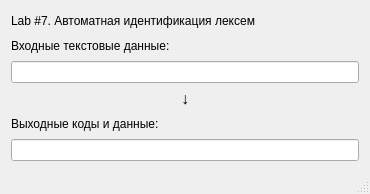
<?xml version="1.0" encoding="UTF-8"?>
<ui version="4.0">
 <class>MainWindow</class>
 <widget class="QMainWindow" name="MainWindow">
  <property name="geometry">
   <rect>
    <x>0</x>
    <y>0</y>
    <width>370</width>
    <height>194</height>
   </rect>
  </property>
  <property name="windowTitle">
   <string>Шатохин V20</string>
  </property>
  <widget class="QWidget" name="centralWidget">
   <layout class="QVBoxLayout" name="verticalLayout">
    <item>
     <widget class="QLabel" name="label_2">
      <property name="text">
       <string>Lab #7. Автоматная идентификация лексем</string>
      </property>
     </widget>
    </item>
    <item>
     <widget class="QLabel" name="label_5">
      <property name="text">
       <string>Входные текстовые данные:</string>
      </property>
     </widget>
    </item>
    <item>
     <widget class="QLineEdit" name="lineEditInput"/>
    </item>
    <item>
     <widget class="QLabel" name="label_3">
      <property name="font">
       <font>
        <pointsize>12</pointsize>
       </font>
      </property>
      <property name="text">
       <string>↓</string>
      </property>
      <property name="alignment">
       <set>Qt::AlignCenter</set>
      </property>
     </widget>
    </item>
    <item>
     <widget class="QLabel" name="label_6">
      <property name="text">
       <string>Выходные коды и данные:</string>
      </property>
     </widget>
    </item>
    <item>
     <widget class="QLineEdit" name="lineEditOutput">
      <property name="readOnly">
       <bool>true</bool>
      </property>
     </widget>
    </item>
   </layout>
  </widget>
  <widget class="QStatusBar" name="statusBar"/>
 </widget>
 <layoutdefault spacing="6" margin="11"/>
 <tabstops>
  <tabstop>lineEditInput</tabstop>
  <tabstop>lineEditOutput</tabstop>
 </tabstops>
 <resources/>
 <connections/>
</ui>
